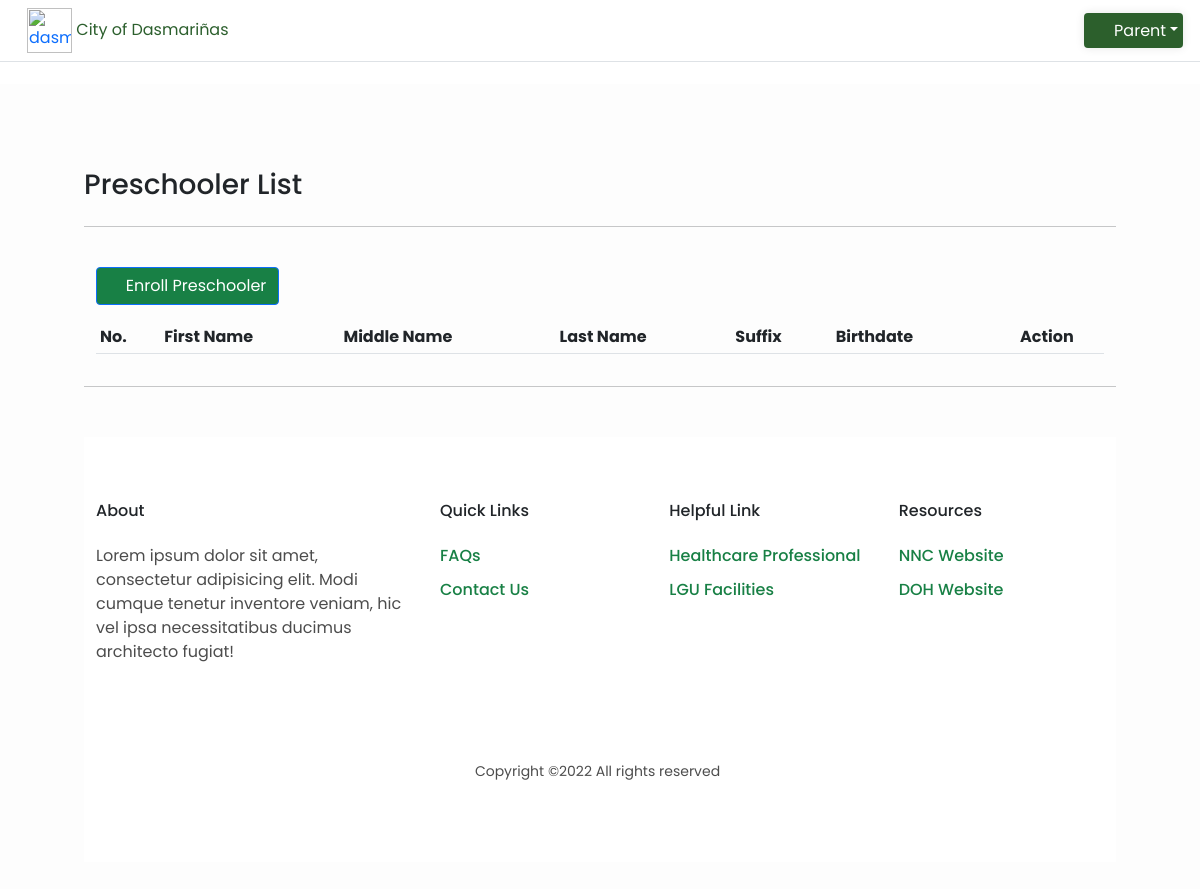
The app's page /home (signed in), older data.
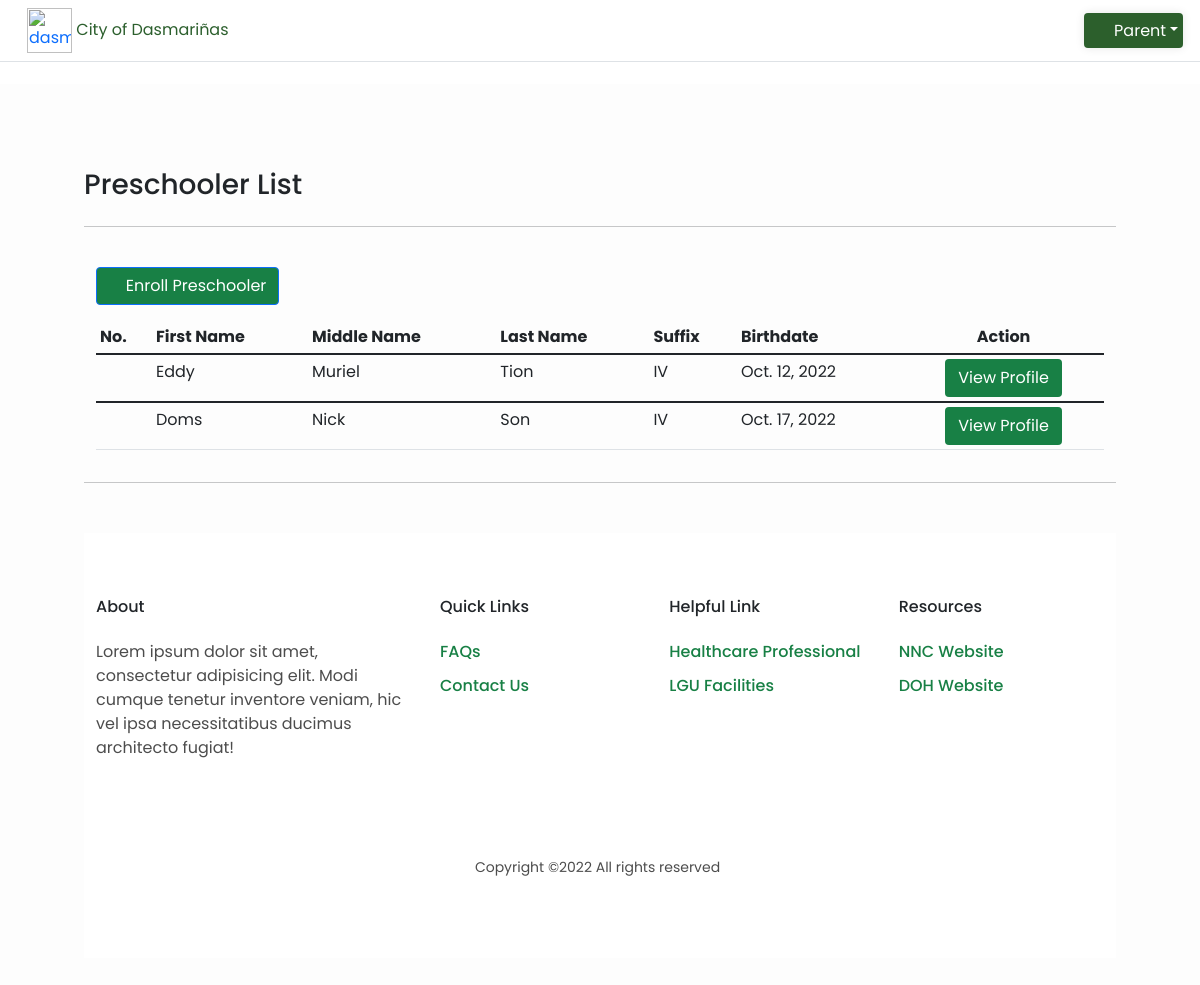
The same page, newer data.
### profilingApp/models.py (models this page shows, shortened)
class Preschooler(Model):
    parent = models.ForeignKey(Parent, on_delete=CASCADE)
    first_name = models.CharField(max_length=100)
    last_name = models.CharField(max_length=100)
    middle_name = models.CharField(max_length=100)
    suffix_name = models.CharField(max_length=100)
    birthday = models.DateField(null=True, blank=True)

### profilingApp/views.py (the view, shortened to what this page needs)
# urls.py: path('home', views.parent_home, name='parent_home'),
@login_required(login_url='login_registration')
def parent_home(request):
    parent_user = Parent.objects.get(user_id=request.user.id)
    preschooler = Preschooler.objects.filter(parent=parent_user)
    context = {'preschoolers' : preschooler}
    return render(request, 'activities/Parent Home.html', context)

### profilingApp/templates/activities/Parent Home.html (shortened to what this page needs)
{% load static %}
<html lang="en">
<head>
    <link rel="stylesheet" href="{% static '/CSS/DataTables/datatables.min.css' %}">
    <link rel="stylesheet" href="{% static '/CSS/styles.css' %}">
    <link rel="stylesheet" href="{% static '/CSS/font-awesome/css/all.min.css' %}">
    <link rel="stylesheet" href="{% static '/CSS/css/bootstrap.min.css' %}">
    <div class="site-header" id="header">
        <nav class="navbar fixed-top navbar-expand-lg navbar-dark index__navbar scrolled border-bottom" id="header">
            <div class="container-fluid">
                <div>
                    <a href="#" class="name" style="text-decoration: none;">
                        <img class="navbar-icon" style="margin-left:15px;" src="{% static '/Media/avatar.png' %}" alt="dasma-logo">
                        <span id="hidetitle" class="brand__name" style="color:#2c5f2dff;">City of Dasmariñas</span>
                    </a>
                </div>
                <div class="dropdown">
                    <button class="btn dropdown-toggle" type="button" id= "Headerddb" data-bs-toggle="dropdown" style="margin-right:15px"> <i class="fa fa-fw fa-user"></i>Parent</button>
                </div>
            </div>
        </nav>
    </div>
</head>
<body>
    <div id="grid" class="container-fluid" style="padding:7%; margin: top 65px;">
        <div class="container-grid">
            <div class="">
                <div class="row">
                    <div class="col">
                        <h3 style="text-align:left;">Preschooler List</h3>
                    </div>
                </div>
            <hr>
            <br>
            </div>
        </div>
    <div class="container text-black">
        <div class="row">
            <div class="col">
                <div class="text-left" >
                    <button style="margin-bottom: 15px; margin-right: 10px; background-color: #188045;" type="button" class="btn btn-primary" data-bs-toggle="modal" data-bs-target="#addSched"><span class="fa fa-calendar-alt"></span> Enroll Preschooler</button>
                </div>
                <div class="table-responsive">
                    <table class="table table-sm" id="preschoolers_table">
                        <thead>
                            <tr>
                                <th scope="col">No.</th>
                                <th scope="col">First Name</th>
                                <th scope="col">Middle Name</th>
                                <th scope="col">Last Name</th>
                                <th scope="col">Suffix</th>
                                <th scope="col">Birthdate</th>
                                <th scope="col" class="nosort text-center">Action</th>
                            </tr>
                        </thead>
                        <tbody>
                            {% for preschooler in preschoolers %}
                            <tr>
                                <td></td>
                                <td>{{ preschooler.first_name }}</td>
                                <td>{{ preschooler.middle_name }}</td>
                                <td>{{ preschooler.last_name }}</td>
                                <td>{{ preschooler.suffix_name }}</td>
                                <td>{{ preschooler.birthday }}</td>
                                <td style="text-align: center;">
                                    <div>
                                        <a href=""><button type="button" style="background-color: #188045; color: white;" class="btn">View Profile</button></a>
                                    </div>
                                </td>
                            </tr>
                        </tbody>
                        {% endfor %}
                    </table>
                </div>
            </div>
        </div>
    </div>
        <hr>
        <br>
    <div class="site-footer" id="footer">
        <div class="container">
            <div class="row">
                <div class="col-lg-4">
                    <h2 class="footer-heading mb-4">About</h2>
                    <p>Lorem ipsum dolor sit amet, consectetur adipisicing elit.
                        Modi cumque tenetur inventore veniam, hic vel ipsa necessitatibus
                        ducimus architecto fugiat!
                    </p>
                </div>
                <div class="col-lg-8">
                    <div class="row">
                        <div class="col-lg-4">
                            <h2 class="footer-heading mb-4">Quick Links</h2>
                            <ul class="list-unstyled">
                            <li><a href="#">FAQs</a></li>
                            <li><a href="#">Contact Us</a></li>
                            </ul>
                        </div>
                        <div class="col-lg-4">
                            <h2 class="footer-heading mb-4">Helpful Link</h2>
                            <ul class="list-unstyled">
                            <li><a href="#">Healthcare Professional</a></li>
                            <li><a href="#">LGU Facilities</a></li>
                            </ul>
                        </div>
                        <div class="col-lg-4">
                            <h2 class="footer-heading mb-4">Resources</h2>
                            <ul class="list-unstyled">
                            <li><a href="#">NNC Website</a></li>
                            <li><a href="#">DOH Website</a></li>
                            </ul>
                        </div>
                    </div>
                </div>
            </div>
            <div class="row text-center">
                <div class="col-md-12">
                    <div class="border-top pt-5">
                        <p class="copyright"><small>
                        Copyright ©<script>document.write(new Date().getFullYear());</script> All rights reserved
                        </small>
                        </p>
                    </div>
                </div>
            </div>
        </div>
    </div>
</body>

### profilingApp/static/CSS/styles.css (style rules this page uses)
.fixed-top { position: fixed; top: 0; right: 0; left: 0; z-index: 1030; }
.fixed-top.scrolled { background-color: #fff !important; transition: background-color 200ms linear; }
.navbar { transition: 0.5s ease-in-out; }
.navbar-icon { width: 45px; max-width: 50px; }
img { vertical-align: middle; border-style: none; }
* { margin: 0; padding: 0; box-sizing: border-box; font-family: 'Poppins', sans-serif; }
li { list-style: none; display: list-item; text-align: -webkit-match-parent; }
.list-unstyled { padding-left: 0; list-style: none; }
a { text-decoration: none; }
#Headerddb { padding:5%; background-color: rgb(44, 95, 44); color: white; border: none; font-size: medium; box-shadow: 0 0 10px rgba(0, 0, 0, 0.1); -webkit-transition-duration: 0.3s; transition-duration: 0.3s; overflow: hidden; }
#Headerddb, i { margin-right: 5px; }
#grid,#footer,#mysidenav,#header { transition: 0.5s ease-in-out; }
#grid { background-color: rgba(253, 253, 253, 0.952); position: relative; padding: 60px; width: 100%; margin-top: 60px; }
html { width: 100%; height: 100%; }
body { color: rgba(0, 0, 0, 0.6); font-family: 'Poppins', sans-serif; font-size: 14px; line-height: 1.6em; -webkit-font-smoothing: antialiased; -moz-osx-font-smoothing: grayscale; }
::placeholder { color:rgba(255, 255, 255, 0.253); }
#footer { position: relative; width: auto; background-color: #FFFFFF; margin: 10px auto; }
.row { display: -webkit-box; display: -ms-flexbox; display: flex; -ms-flex-wrap: wrap; flex-wrap: wrap; margin-right: 15px; margin-left: 15px; }
h2 { display: block; font-size: 1.5em; margin-block-start: 0.83em; margin-block-end: 0.83em; margin-inline-start: 0px; margin-inline-end: 0px; font-weight: bold; }
@media (min-width: 768px) { .site-footer { padding: 8em 0; } }
.site-footer { display: flex; padding: 4em 0; }
.mb-4 { font-size: 16px; margin-bottom: 1.5rem !important; }
.site-footer a { color: #188045; text-decoration: none; background-color: transparent; font-weight: 500; }
.site-footer ul li { margin-bottom: 10px; }
.site-footer p { color: rgba(0, 0, 0, 0.7); margin-top: 0; margin-bottom: 1rem; }
p { display: block; margin-block-start: 1em; margin-block-end: 1em; margin-inline-start: 0px; margin-inline-end: 0px; }
@media (min-width: 992px) { .col-lg-4 { -webkit-box-flex: 0; -ms-flex: 0 0 33.33333%; flex: 0 0 33.33333%; max-width: 33.33333%; } }
@media (min-width: 992px) { .col-lg-8 { -webkit-box-flex: 0; -ms-flex: 0 0 66.66667%; flex: 0 0 66.66667%; max-width: 66.66667%; } }
.site-footer .border-top { border-top: 1px solid rgba(255, 255, 255, 0.1) !important; }
.pt-5 { padding-top: 3rem !important; }
.col-6, .col-7, .col-12, .col, .col-sm-3, .col-sm-6, .col-md-3, .col-md-4, .col-md-5, .col-md-6, .col-md-8, .col-md-9, .col-md-10, .col-md-12, .col-lg-3, .col-lg-4, .col-lg-5, .col-lg-6, .col-lg-7, .col-lg-8, .col-lg-10, .col-lg-12, .col-xl-2 { position: relative; width: 100%; padding-right: 15px; padding-left: 15px; }
small, .small { font-size: 80%; font-weight: 400; }
.text-center { text-align: center !important; }
html { font-family: sans-serif; line-height: 1.15; -webkit-text-size-adjust: 100%; -webkit-tap-highlight-color: rgba(0, 0, 0, 0); }

Row changes from the older to the newer data that the page shows:
added Preschooler: first_name "Eddy", middle_name "Muriel", last_name "Tion", suffix_name "IV", birthday "Oct. 12, 2022"
added Preschooler: first_name "Doms", middle_name "Nick", last_name "Son", suffix_name "IV", birthday "Oct. 17, 2022"
